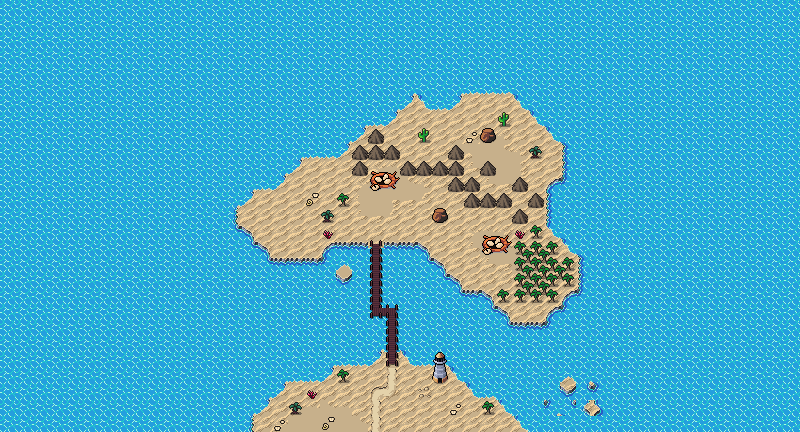

A level layout from a 2D game, rendered from its tile map. Below: a short description, then the map file with tile-grid data replaced by summaries:
An orthogonal 50x27 tile map with 16x16 px tiles, 4 tile layers (Tilelaag 4, Background, Ground, Clutter), 2 tilesets and 29 objects.

<map version="1.10" tiledversion="1.10.1" orientation="orthogonal" renderorder="right-down" width="50" height="27" tilewidth="16" tileheight="16" infinite="0" nextlayerid="9" nextobjectid="91">
 <editorsettings>
  <export target="wastetown..tmx" format="tmx" />
 </editorsettings>
 <tileset firstgid="1" source="../../../../common/maps/tileset/main.tsx" />
 <tileset firstgid="10113" source="../../../../common/maps/tileset/buildings.tsx" />
 <layer id="8" name="Tilelaag 4" width="50" height="27">
  <data>[1350 cells, 1 non-empty, 1 distinct tile ids]</data>
 </layer>
 <layer id="7" name="Background" width="50" height="27">
  <data>[1350 cells, 916 non-empty, 9 distinct tile ids]</data>
 </layer>
 <layer id="2" name="Ground" width="50" height="27">
  <data>[1350 cells, 393 non-empty, 48 distinct tile ids]</data>
 </layer>
 <layer id="3" name="Clutter" width="50" height="27">
  <properties>
   <property name="spriteLayer" type="bool" value="true" />
  </properties>
  <data>[1350 cells, 285 non-empty, 35 distinct tile ids]</data>
 </layer>
 <objectgroup id="4" name="Objects">
  <object id="38" template="../../../../common/maps/obj/entry_up.tx" x="352" y="435.172" width="64" height="16">
   <properties>
    <property name="teleport" value="" />
   </properties>
  </object>
  <object id="54" template="../../../../common/maps/obj/enemy.tx" x="290.426" y="219.634">
   <properties>
    <property name="enemy" value="Crab" />
    <property name="threatRange" type="int" value="40" />
    <property name="waypoints" value="85,86" />
   </properties>
  </object>
  <object id="57" template="../../../../common/maps/obj/enemy.tx" x="369.05" y="240.529">
   <properties>
    <property name="enemy" value="Water Elemental" />
    <property name="threatRange" type="int" value="60" />
   </properties>
  </object>
  <object id="60" template="../../../../common/maps/obj/treasure.tx" x="485.073" y="231.023" />
  <object id="61" template="../../../../common/maps/obj/gold.tx" x="401.404" y="198.409" />
  <object id="62" template="../../../../common/maps/obj/enemy.tx" x="375.677" y="184.811">
   <properties>
    <property name="enemy" value="Bird" />
    <property name="threatRange" type="int" value="60" />
   </properties>
  </object>
  <object id="63" template="../../../../common/maps/obj/enemy.tx" x="485.76" y="250.144">
   <properties>
    <property name="enemy" value="Bird" />
    <property name="threatRange" type="int" value="60" />
   </properties>
  </object>
  <object id="65" template="../../../../common/maps/obj/manashards.tx" x="493.373" y="283.747" />
  <object id="66" template="../../../../common/maps/obj/booster.tx" x="422.778" y="200.185">
   <properties>
    <property name="reward">[
  {
    "editions": [ "EXO" ],
    "type": "card",
    "count": 10,
    "rarity": [ "Common" ]
  },
  {
    "editions": [ "EXO" ],
    "type": "card",
    "count": 3,
    "rarity": [ "Uncommon" ]
  },
  {
    "editions": [ "EXO" ],
    "type": "card",
    "count": 3,
    "rarity": [ "Rare", "Mythic Rare" ]
  }
]
</property>
   </properties>
  </object>
  <object id="67" template="../../../../common/maps/obj/booster.tx" x="259.255" y="226.118">
   <properties>
    <property name="reward">[
  {
    "editions": [ "STH" ],
    "type": "card",
    "count": 10,
    "rarity": [ "Common" ]
  },
  {
    "editions": [ "STH" ],
    "type": "card",
    "count": 3,
    "rarity": [ "Uncommon" ]
  },
  {
    "editions": [ "STH" ],
    "type": "card",
    "count": 3,
    "rarity": [ "Rare", "Mythic Rare" ]
  }
]
</property>
   </properties>
  </object>
  <object id="68" template="../../../../common/maps/obj/gold.tx" x="442.948" y="205.948" />
  <object id="69" template="../../../../common/maps/obj/enemy.tx" x="456.635" y="326.249">
   <properties>
    <property name="enemy" value="Jellyfish" />
    <property name="threatRange" type="int" value="40" />
    <property name="waypoints" value="84,72,73,74,77,83" />
   </properties>
  </object>
  <object id="71" template="../../../../common/maps/obj/enemy.tx" x="447.27" y="399.006">
   <properties>
    <property name="enemy" value="Pirate" />
    <property name="threatRange" type="int" value="20" />
   </properties>
  </object>
  <object id="72" template="../../../../common/maps/obj/waypoint.tx" x="320" y="320" />
  <object id="73" template="../../../../common/maps/obj/waypoint.tx" x="189.38" y="314.723" />
  <object id="74" template="../../../../common/maps/obj/waypoint.tx" x="182.896" y="57.5531" />
  <object id="75" template="../../../../common/maps/obj/waypoint.tx" x="517.145" y="40.2644" />
  <object id="76" template="../../../../common/maps/obj/waypoint.tx" x="267.179" y="35.9422" />
  <object id="77" template="../../../../common/maps/obj/waypoint.tx" x="703.719" y="161.285" />
  <object id="78" template="../../../../common/maps/obj/waypoint.tx" x="605.03" y="85.6473" />
  <object id="79" template="../../../../common/maps/obj/waypoint.tx" x="663.379" y="115.903" />
  <object id="80" template="../../../../common/maps/obj/waypoint.tx" x="664.099" y="246.288" />
  <object id="81" template="../../../../common/maps/obj/waypoint.tx" x="664.82" y="315.443" />
  <object id="82" template="../../../../common/maps/obj/waypoint.tx" x="620.878" y="350.021" />
  <object id="83" template="../../../../common/maps/obj/waypoint.tx" x="490.492" y="366.589" />
  <object id="84" template="../../../../common/maps/obj/waypoint.tx" x="420.616" y="331.291" />
  <object id="85" template="../../../../common/maps/obj/waypoint.tx" x="284.468" y="248.45" />
  <object id="86" template="../../../../common/maps/obj/waypoint.tx" x="324.808" y="188.659" />
  <object id="90" template="../../../../common/maps/obj/collision.tx" x="160" y="432" width="480" height="16" />
 </objectgroup>
</map>
